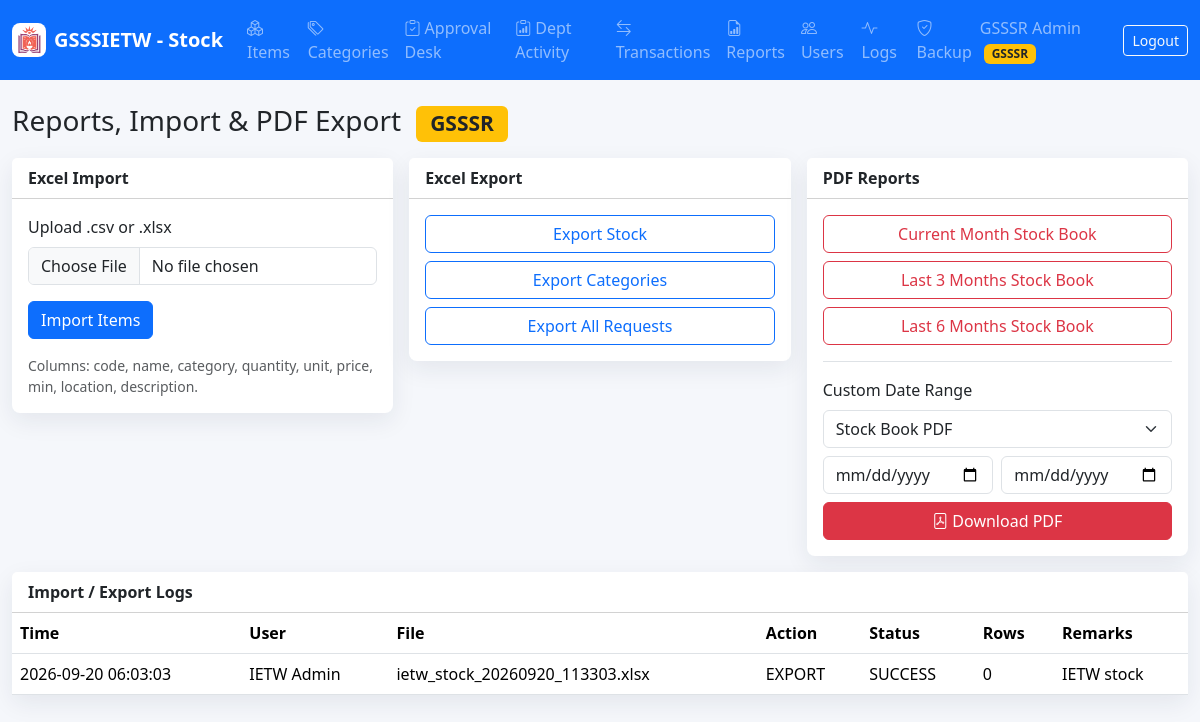
Screenshot of /admin/reports.php (signed in) with the database file from the repository.
### tables this page shows
CREATE TABLE `excel_import_logs` (
  `id` int NOT NULL AUTO_INCREMENT,
  `user_id` int DEFAULT NULL,
  `file_name` varchar(255) NOT NULL,
  `action_type` enum('IMPORT','EXPORT') NOT NULL,
  `status` enum('SUCCESS','FAILED') NOT NULL,
  `rows_processed` int NOT NULL DEFAULT '0',
  `remarks` text,
  `created_at` timestamp NULL DEFAULT CURRENT_TIMESTAMP,
  PRIMARY KEY (`id`),
  KEY `user_id` (`user_id`),
  CONSTRAINT `excel_import_logs_ibfk_1` FOREIGN KEY (`user_id`) REFERENCES `users` (`id`)
);

CREATE TABLE `users` (
  `id` int NOT NULL AUTO_INCREMENT,
  `department_id` int DEFAULT NULL,
  `name` varchar(120) NOT NULL,
  `email` varchar(160) NOT NULL,
  `password_hash` varchar(255) NOT NULL,
  `role` enum('GSSSR','IETW','DEPARTMENT') NOT NULL,
  `status` enum('ACTIVE','INACTIVE') NOT NULL DEFAULT 'ACTIVE',
  `created_at` timestamp NULL DEFAULT CURRENT_TIMESTAMP,
  `updated_at` timestamp NULL DEFAULT NULL ON UPDATE CURRENT_TIMESTAMP,
  PRIMARY KEY (`id`),
  UNIQUE KEY `email` (`email`),
  KEY `department_id` (`department_id`),
  CONSTRAINT `users_ibfk_1` FOREIGN KEY (`department_id`) REFERENCES `departments` (`id`)
);

### includes/db.php (called while the page is built, shortened)
<?php
final class Database
{
    private static ?PDO $pdo = null;
    public static function conn(): PDO
    {
        if (self::$pdo === null) {
            $dsn = 'mysql:host=' . DB_HOST . ';dbname=' . DB_NAME . ';charset=utf8mb4';
            self::$pdo = new PDO($dsn, DB_USER, DB_PASS, [
                PDO::ATTR_ERRMODE => PDO::ERRMODE_EXCEPTION,
                PDO::ATTR_DEFAULT_FETCH_MODE => PDO::FETCH_ASSOC,
                PDO::ATTR_EMULATE_PREPARES => false,
            ]);
        }
        return self::$pdo;
    }
}

### includes/functions.php (called while the page is built, shortened)
<?php
require_once __DIR__ . '/db.php';
function e(?string $value): string
{
    return htmlspecialchars((string)$value, ENT_QUOTES, 'UTF-8');
}
function rows(string $sql, array $params = []): array
{
    $stmt = Database::conn()->prepare($sql);
    $stmt->execute($params);
    return $stmt->fetchAll();
}

### admin/reports.php (the view, shortened to what this page needs)
<?php
require_once __DIR__ . '/../includes/layout.php';
$imports = rows('SELECT eil.*, u.name FROM excel_import_logs eil LEFT JOIN users u ON u.id=eil.user_id ORDER BY eil.id DESC LIMIT 50');
?>
<h1 class="h3 mb-3">Reports, Import & PDF Export <span class="badge bg-warning text-dark ms-2">GSSSR</span></h1>
<div class="row g-3">
  <div class="col-lg-4">
    <div class="card metric-card">
      <div class="card-header bg-white fw-semibold">Excel Import</div>
      <div class="card-body">
        <form method="post" enctype="multipart/form-data"><?php csrf_field(); ?>
          <label class="form-label">Upload .csv or .xlsx</label>
          <input name="excel" type="file" accept=".csv,.xlsx" class="form-control mb-3" required>
          <button class="btn btn-primary">Import Items</button>
        </form>
        <div class="small text-muted mt-3">Columns: code, name, category, quantity, unit, price, min, location, description.</div>
      </div>
    </div>
  </div>
  <div class="col-lg-4">
    <div class="card metric-card">
      <div class="card-header bg-white fw-semibold">Excel Export</div>
      <div class="card-body d-grid gap-2">
        <a class="btn btn-outline-primary" href="?export=stock">Export Stock</a>
        <a class="btn btn-outline-primary" href="?export=categories">Export Categories</a>
        <a class="btn btn-outline-primary" href="?export=requests">Export All Requests</a>
      </div>
    </div>
  </div>
  <div class="col-lg-4">
    <div class="card metric-card">
      <div class="card-header bg-white fw-semibold">PDF Reports</div>
      <div class="card-body">
        <div class="d-grid gap-2 mb-3">
          <a class="btn btn-outline-danger" href="<?= BASE_URL ?>/download_pdf.php?type=stockbook&quick=current_month">Current Month Stock Book</a>
          <a class="btn btn-outline-danger" href="<?= BASE_URL ?>/download_pdf.php?type=stockbook&quick=3m">Last 3 Months Stock Book</a>
          <a class="btn btn-outline-danger" href="<?= BASE_URL ?>/download_pdf.php?type=stockbook&quick=6m">Last 6 Months Stock Book</a>
        </div>
        <form method="get" action="<?= BASE_URL ?>/download_pdf.php" class="border-top pt-3">
          <label class="form-label">Custom Date Range</label>
          <select name="type" class="form-select mb-2">
            <option value="stockbook">Stock Book PDF</option>
          </select>
          <div class="row g-2">
            <div class="col-6"><input type="date" name="from" class="form-control" required></div>
            <div class="col-6"><input type="date" name="to" class="form-control" required></div>
          </div>
          <button class="btn btn-danger w-100 mt-2"><i class="bi bi-file-pdf me-1"></i>Download PDF</button>
        </form>
      </div>
    </div>
  </div>
</div>
<div class="card metric-card mt-3">
  <div class="card-header bg-white fw-semibold">Import / Export Logs</div>
  <div class="table-responsive">
    <table class="table mb-0">
      <thead><tr><th>Time</th><th>User</th><th>File</th><th>Action</th><th>Status</th><th>Rows</th><th>Remarks</th></tr></thead>
      <tbody>
        <?php foreach ($imports as $i): ?>
        <tr>
          <td><?= e($i['created_at']) ?></td><td><?= e($i['name']) ?></td>
          <td><?= e($i['file_name']) ?></td><td><?= e($i['action_type']) ?></td>
          <td><?= e($i['status']) ?></td><td><?= e($i['rows_processed']) ?></td><td><?= e($i['remarks']) ?></td>
        </tr>
        <?php endforeach; ?>
      </tbody>
    </table>
  </div>
</div>

### assets/css/app.css (style rules this page uses)
body { background: #f5f7fb; }
.metric-card { border: 0; border-radius: 8px; box-shadow: 0 8px 24px rgba(30, 41, 59, .08); }
.table thead th { white-space: nowrap; }

### rows the page displays
excel_import_logs: created_at "2026-09-20 06:03:03", user.name "IETW Admin", file_name "ietw_stock_20260920_113303.xlsx", action_type "EXPORT", status "SUCCESS", rows_processed "0", remarks "IETW stock"

### other values shown
APP_SHORT_NAME "GSSSIETW - Stock"
$l[1] "Items"
$l[1] "Categories"
$l[1] "Approval Desk"
$l[1] "Dept Activity"
$l[1] "Transactions"
$l[1] "Reports"
$l[1] "Users"
$l[1] "Logs"
$l[1] "Backup"
$u['name'] "GSSSR Admin"
$role "GSSSR"
